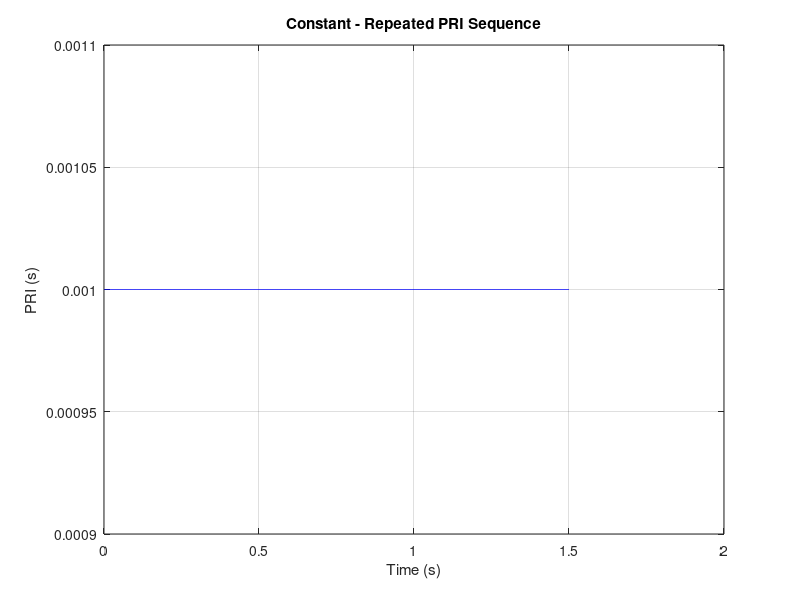
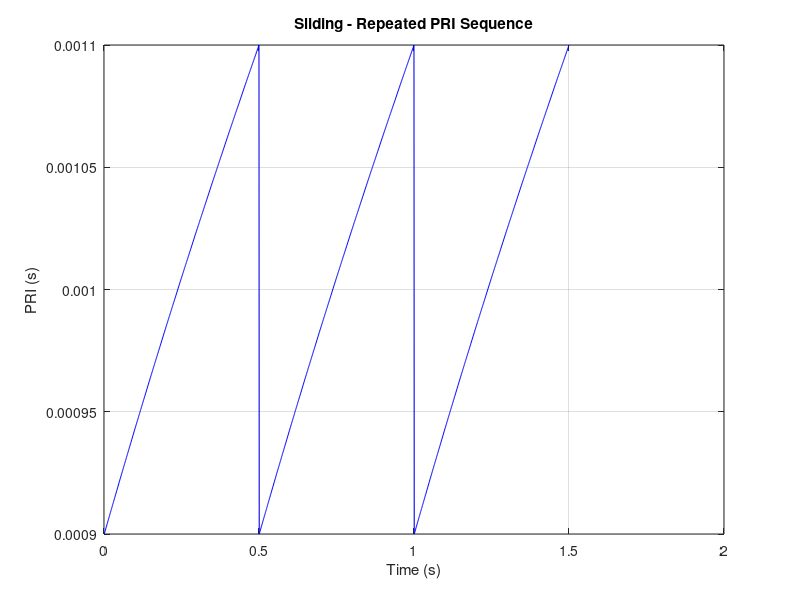
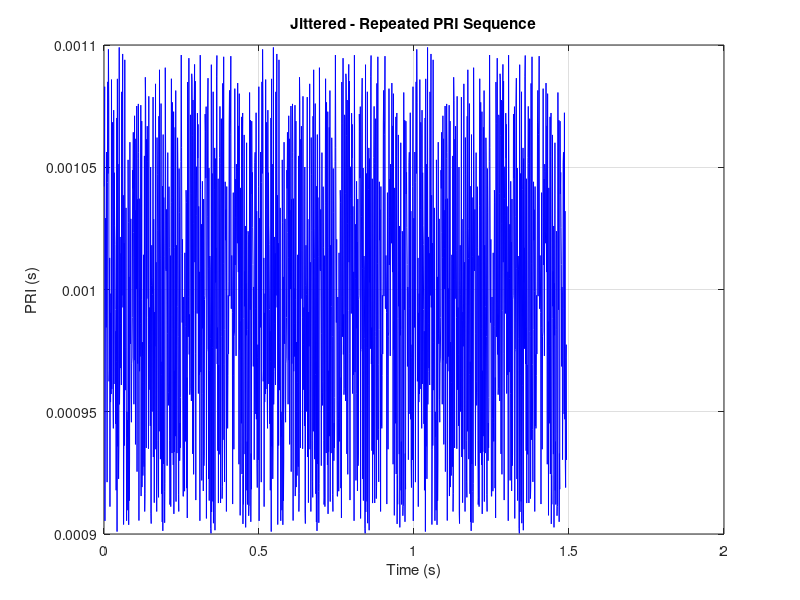
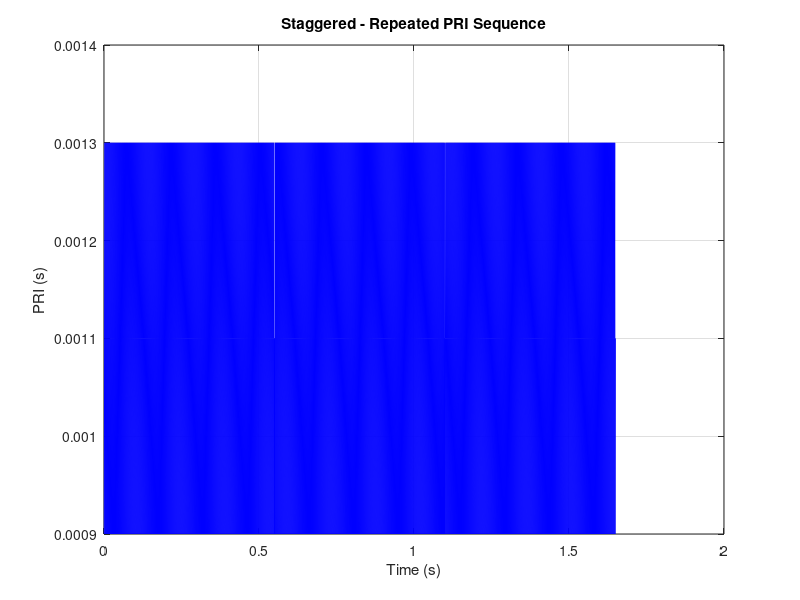

These charts were generated, in order, by the following MATLAB code:
%% Interacting Multiple Model Kalman Filters
%
%
% Dr. Emrah Onat
% 17.08.2025
%
% Citation:
%
% Onat, E. Interacting Multiple Model Kalman Filters for Pulse Repetition Interval Value Estimation and Modulation Recognition 
% in Electromagnetic Warfare Systems. SIViP 20, 7 (2026). https://doi.org/10.1007/s11760-025-05077-5

clear; clc; close all;

% Parameters
N = 500;                  % Number of pulses per repeat
repeats = 3;              % Repeat pattern multiple times
modulations = {'Constant', 'Sliding', 'Jittered', 'Staggered', 'Wobulated', 'DwellSwitch'};
t = 1:N;

% Loop over each PRI pattern
for i = 1:length(modulations)
    modulation_type = modulations{i};
    
    % Generate base PRI
    switch modulation_type
        case 'Constant'
            PRI_base = ones(1, N) * 1e-3;
            
        case 'Sliding'
            PRI_base = linspace(0.9e-3, 1.1e-3, N);
            
        case 'Jittered'
            PRI_base = 1e-3 + (rand(1, N) - 0.5) * 0.2e-3;
            
        case 'Staggered'
            base = [0.9e-3, 1.1e-3, 1.3e-3];
            PRI_base = base(mod(0:N-1, numel(base)) + 1);
            
        case 'Wobulated'
            PRI_base = 1e-3 + 0.1e-3 * sin(2 * pi * 0.01 * t);
        
        case 'DwellSwitch'
            dwell_len = 50;
            values = [0.9e-3, 1.1e-3, 1.3e-3];
            PRI_base = zeros(1, N);
            for k = 1:N
                blk = floor((k-1)/dwell_len);
                PRI_base(k) = values(mod(blk, numel(values)) + 1);
            end
    end

    % Repeat PRI pattern
    PRI = repmat(PRI_base, 1, repeats);
    pulse_times = cumsum(PRI);
    total_len = length(PRI);

    % Plot repeated PRI sequence
    figure(2*i - 1);
    plot(pulse_times, PRI, 'b');
    xlabel('Time (s)');
    ylabel('PRI (s)');
    title([modulation_type ' - Repeated PRI Sequence']);
    grid on;

end
